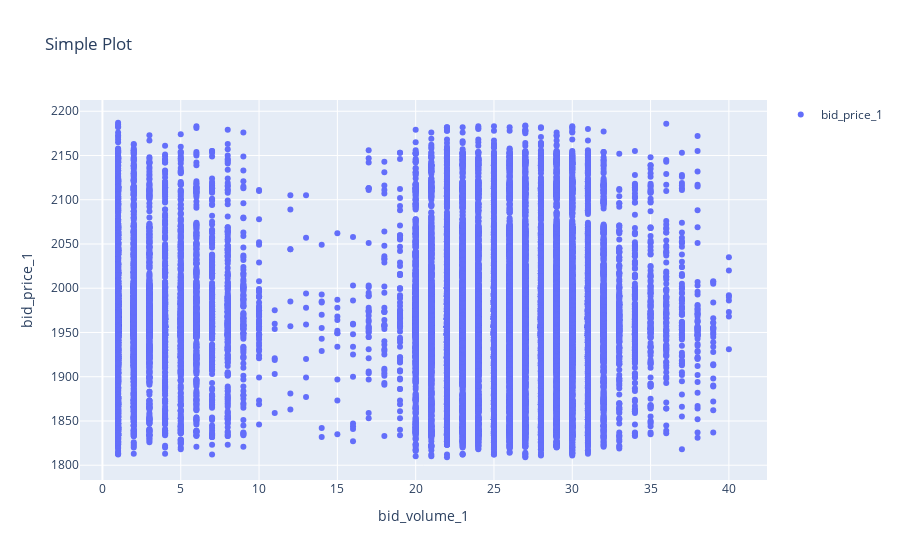

Notebook cell for this chart:
### Code cell
# volume
plot_histogram_from_series(get_column(all_prices, 'bid_volume_1'))
plot_histogram_from_series(get_column(all_prices, 'ask_volume_1'))

plot_histogram_from_series(get_column(all_trades, 'quantity'))

plot_xy(get_column(all_prices, 'bid_volume_1'), get_column(all_prices, 'bid_price_1'), 
        x_label='bid_volume_1', y_label='bid_price_1')


# plot_histogram_from_series(
#     get_column(data_1_prices, 'bid_volume_1') )
# plot_histogram_from_series(get_column(data_1_prices, 'bid_volume_2'))
# plot_histogram_from_series(get_column(data_1_prices, 'bid_volume_3'))

### Figure 1 — Plotly figure (JSON) as saved in the notebook; plotly's stock layout.template omitted (floating-point values rounded to 4 significant figures; data arrays with more than 128 entries replaced by an {"elided": "..."} marker saying what was removed)
{"data": [{"mode": "markers", "name": "bid_price_1", "type": "scatter", "x": {"elided": "30000 int values"}, "y": {"elided": "30000 int values"}}], "layout": {"showlegend": true, "title": {"text": "Simple Plot"}, "xaxis": {"title": {"text": "bid_volume_1"}}, "yaxis": {"title": {"text": "bid_price_1"}}}}
